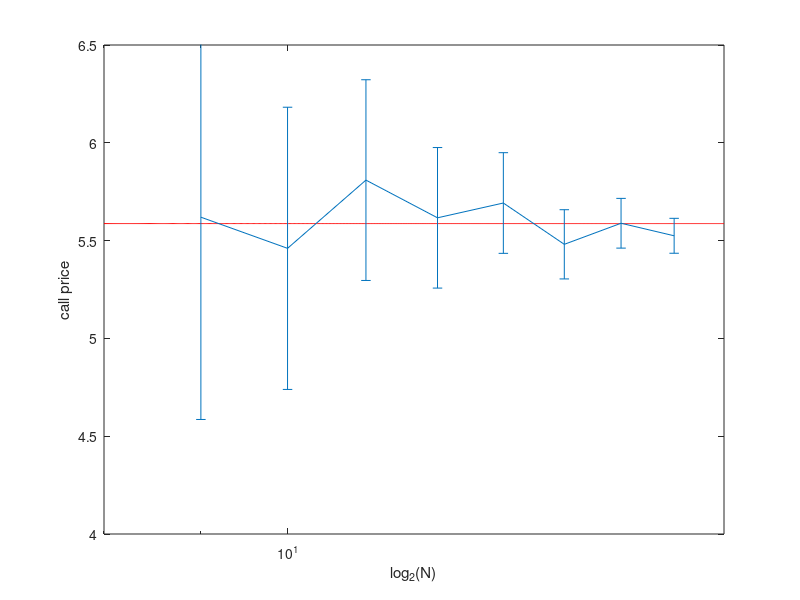

Write MATLAB code to recreate this figure.
S0 = 100;
K = 110;
sigma = 0.3;
r = 0.05;
T = 0.5;
% Black-Scholes-Merton formula
d1 = (log(S0/K)+(r+0.5*sigma^2)*T)/(sigma*sqrt(T));
d2 = d1 - sigma*sqrt(T);
N1 = normcdf(d1);
N2 = normcdf(d2);
Call_formula = S0*N1 - K*exp(-r*T)*N2;
% option price
J = 16;
L = 2^J;
rng(0);
W = sqrt(T)*randn(L,1);
S = S0*exp((r-0.5*sigma^2)*T + sigma*W); % S_T
V = exp(-r*T)*max(S - K,0);
figure(1)
for j = 9:J
    M(j) = 2^j; % number of samples
    a(j) = mean(V(1:M(j)));
    b(j) = 1.96*std(V(1:M(j)))/sqrt(M(j));
end
x = 8:0.01:J+1;
semilogx(x,Call_formula*ones(length(x),1),'r')
axis([min(x),max(x),4,6.5])
hold on
errorbar(9:J,a(9:J),b(9:J));
xlabel('log_2(N)')
ylabel('call price');